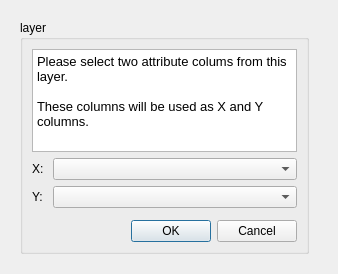
<?xml version="1.0" encoding="UTF-8"?>
<ui version="4.0">
 <class>XyFields</class>
 <widget class="QDialog" name="XyFields">
  <property name="geometry">
   <rect>
    <x>0</x>
    <y>0</y>
    <width>338</width>
    <height>274</height>
   </rect>
  </property>
  <property name="windowTitle">
   <string>XYTools - Coordinate fields</string>
  </property>
  <property name="modal">
   <bool>true</bool>
  </property>
  <widget class="QGroupBox" name="groupxy">
   <property name="enabled">
    <bool>true</bool>
   </property>
   <property name="geometry">
    <rect>
     <x>20</x>
     <y>20</y>
     <width>289</width>
     <height>234</height>
    </rect>
   </property>
   <property name="title">
    <string>layer</string>
   </property>
   <layout class="QGridLayout" name="gridLayout_2">
    <item row="1" column="1">
     <widget class="QComboBox" name="cmbXcoord">
      <property name="currentIndex">
       <number>-1</number>
      </property>
     </widget>
    </item>
    <item row="2" column="1">
     <widget class="QComboBox" name="cmbYcoord"/>
    </item>
    <item row="5" column="1">
     <widget class="QDialogButtonBox" name="buttonBox_2">
      <property name="enabled">
       <bool>false</bool>
      </property>
      <property name="orientation">
       <enum>Qt::Horizontal</enum>
      </property>
      <property name="standardButtons">
       <set>QDialogButtonBox::NoButton</set>
      </property>
     </widget>
    </item>
    <item row="1" column="0">
     <widget class="QLabel" name="label">
      <property name="text">
       <string>X: </string>
      </property>
     </widget>
    </item>
    <item row="2" column="0">
     <widget class="QLabel" name="label_2">
      <property name="text">
       <string>Y:</string>
      </property>
     </widget>
    </item>
    <item row="6" column="1">
     <widget class="QDialogButtonBox" name="buttonBox">
      <property name="orientation">
       <enum>Qt::Horizontal</enum>
      </property>
      <property name="standardButtons">
       <set>QDialogButtonBox::Cancel|QDialogButtonBox::Ok</set>
      </property>
     </widget>
    </item>
    <item row="0" column="0" colspan="2">
     <widget class="QTextEdit" name="textEdit">
      <property name="html">
       <string>&lt;!DOCTYPE HTML PUBLIC &quot;-//W3C//DTD HTML 4.0//EN&quot; &quot;http://www.w3.org/TR/REC-html40/strict.dtd&quot;&gt;
&lt;html&gt;&lt;head&gt;&lt;meta name=&quot;qrichtext&quot; content=&quot;1&quot; /&gt;&lt;style type=&quot;text/css&quot;&gt;
p, li { white-space: pre-wrap; }
&lt;/style&gt;&lt;/head&gt;&lt;body style=&quot; font-family:'Sans'; font-size:9pt; font-weight:400; font-style:normal;&quot;&gt;
&lt;p style=&quot; margin-top:0px; margin-bottom:0px; margin-left:0px; margin-right:0px; -qt-block-indent:0; text-indent:0px;&quot;&gt;&lt;span style=&quot; font-family:'Ubuntu'; font-size:10pt;&quot;&gt;Please select two attribute colums from this layer.&lt;/span&gt;&lt;/p&gt;
&lt;p style=&quot;-qt-paragraph-type:empty; margin-top:0px; margin-bottom:0px; margin-left:0px; margin-right:0px; -qt-block-indent:0; text-indent:0px; font-family:'Ubuntu'; font-size:10pt;&quot;&gt;&lt;br /&gt;&lt;/p&gt;
&lt;p style=&quot; margin-top:0px; margin-bottom:0px; margin-left:0px; margin-right:0px; -qt-block-indent:0; text-indent:0px;&quot;&gt;&lt;span style=&quot; font-family:'Ubuntu'; font-size:10pt;&quot;&gt;These columns will be used as X and Y columns.&lt;/span&gt;&lt;/p&gt;&lt;/body&gt;&lt;/html&gt;</string>
      </property>
     </widget>
    </item>
   </layout>
  </widget>
 </widget>
 <resources>
  <include location="../resources.rc"/>
 </resources>
 <connections>
  <connection>
   <sender>buttonBox</sender>
   <signal>accepted()</signal>
   <receiver>XyFields</receiver>
   <slot>accept()</slot>
   <hints>
    <hint type="sourcelabel">
     <x>248</x>
     <y>254</y>
    </hint>
    <hint type="destinationlabel">
     <x>157</x>
     <y>274</y>
    </hint>
   </hints>
  </connection>
  <connection>
   <sender>buttonBox</sender>
   <signal>rejected()</signal>
   <receiver>XyFields</receiver>
   <slot>reject()</slot>
   <hints>
    <hint type="sourcelabel">
     <x>316</x>
     <y>260</y>
    </hint>
    <hint type="destinationlabel">
     <x>286</x>
     <y>274</y>
    </hint>
   </hints>
  </connection>
 </connections>
</ui>
